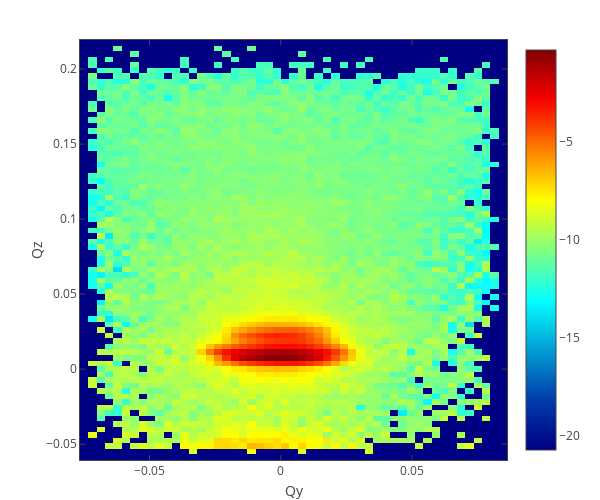

Notebook cell for this chart:
### Markdown cell above
## Old QuickNXS v1 version

### Code cell
filepath = '/SNS/users/m2d/git/reflectivity_ui/test/comparison/v1/REF_M_30806+30807+30808_GISANS_3.000-5.500_Off_Off_set_1.dat'
qy, qz, off_spec_band1_v1 = load_data(filepath, ncols=4)

plot_heatmap(qy, qz, np.log(off_spec_band1_v1).T, x_title='Qy', y_title='Qz', surface=False,
                 x_log=False, y_log=False)

### Figure 1 — Plotly figure (JSON) as saved in the notebook; plotly's stock layout.template omitted (floating-point values rounded to 4 significant figures; data arrays with more than 128 entries replaced by an {"elided": "..."} marker saying what was removed)
{"data": [{"autocolorscale": false, "colorscale": [[0, "rgb(0,0,131)"], [0.125, "rgb(0,60,170)"], [0.375, "rgb(5,255,255)"], [0.625, "rgb(255,255,0)"], [0.875, "rgb(250,0,0)"], [1, "rgb(128,0,0)"]], "hoverinfo": "x+y+z", "type": "heatmap", "uid": "e28a501e-c43f-479d-8f59-612336bdeab7", "x": [-0.07487, -0.07169, -0.0685, -0.06531, -0.06212, -0.05893, -0.05574, -0.05255, -0.04936, -0.04618, -0.04299, -0.0398, -0.03661, -0.03342, -0.03023, -0.02704, -0.02385, -0.02067, -0.01748, -0.01429, -0.0111, -0.007911, -0.004722, -0.001533, 0.001656, 0.004845, 0.008033, 0.01122, 0.01441, 0.0176, 0.02079, 0.02398, 0.02717, 0.03035, 0.03354, 0.03673, 0.03992, 0.04311, 0.0463, 0.04949, 0.05268, 0.05586, 0.05905, 0.06224, 0.06543, 0.06862, 0.07181, 0.075, 0.07819, 0.08138, 0.08456], "y": [-0.05869, -0.05501, -0.05133, -0.04765, -0.04396, -0.04028, -0.0366, -0.03292, -0.02923, -0.02555, -0.02187, -0.01819, -0.0145, -0.01082, -0.007138, -0.003455, 0.0002271, 0.00391, 0.007592, 0.01127, 0.01496, 0.01864, 0.02232, 0.026, 0.02969, 0.03337, 0.03705, 0.04074, 0.04442, 0.0481, 0.05178, 0.05547, 0.05915, 0.06283, 0.06651, 0.0702, 0.07388, 0.07756, 0.08124, 0.08493, 0.08861, 0.09229, 0.09597, 0.09966, 0.1033, 0.107, 0.1107, 0.1144, 0.1181, 0.1218, 0.1254, 0.1291, 0.1328, 0.1365, 0.1402, 0.1438, 0.1475, 0.1512, 0.1549, 0.1586, 0.1623, 0.1659, 0.1696, 0.1733, 0.177, 0.1807, 0.1844, 0.188, 0.1917, 0.1954, 0.1991, 0.2028, 0.2065, 0.2101, 0.2138, 0.2175], "z": {"elided": "76x51 float values"}}], "layout": {"autosize": true, "bargap": 0, "height": 500, "hovermode": "closest", "margin": {"b": 40, "l": 80, "r": 40, "t": 40}, "showlegend": false, "width": 600, "xaxis": {"exponentformat": "power", "mirror": "all", "showexponent": "all", "showgrid": true, "showline": true, "ticks": "inside", "title": "Qy", "zeroline": false}, "yaxis": {"exponentformat": "power", "mirror": "all", "showexponent": "all", "showgrid": true, "showline": true, "ticks": "inside", "title": "Qz", "zeroline": false}}}
